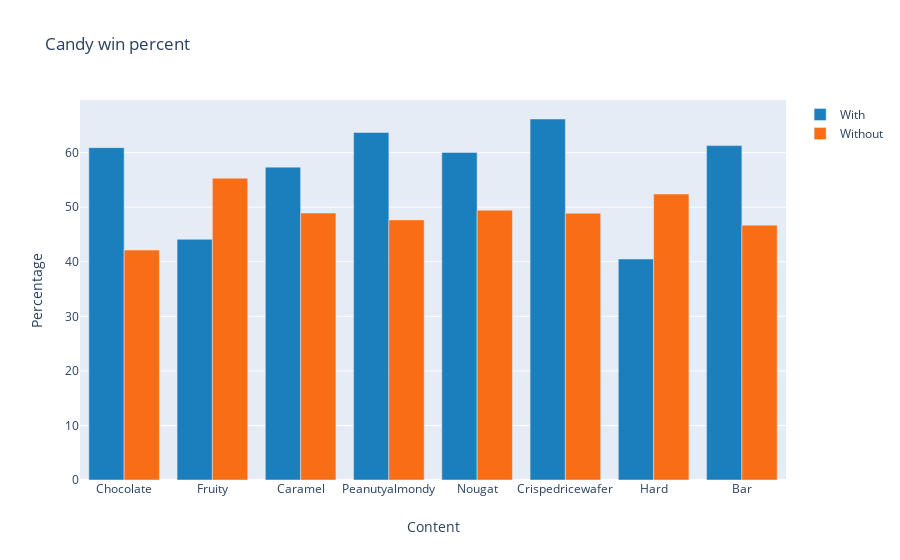

The code cell stored with this chart in its notebook:
### Markdown cell above
## 2.1. To analyze the effect on win percentage on the basis of content of the candies. Bar chart depicts how win percentage is effected with/without the presence of that content in the candy.

### Code cell
def win_content():
    trace1 = go.Bar(
        x=['Chocolate', 'Fruity', 'Caramel', 'Peanutyalmondy', 'Nougat', 'Crispedricewafer', 'Hard', 'Bar'],
        y=[df[df.chocolate == 1].winpercent.mean(), df[df.fruity == 1].winpercent.mean(), df[df.caramel == 1].winpercent.mean(),
          df[df.peanutyalmondy == 1].winpercent.mean(), df[df.nougat == 1].winpercent.mean(), df[df.crispedricewafer == 1].winpercent.mean(),
          df[df.hard == 1].winpercent.mean(), df[df.bar == 1].winpercent.mean()],
        name='With',
        marker=dict(color='#1b7fbd')
    )
    trace2 = go.Bar(
        x=['Chocolate', 'Fruity', 'Caramel', 'Peanutyalmondy', 'Nougat', 'Crispedricewafer', 'Hard', 'Bar'],
        y=[df[df.chocolate == 0].winpercent.mean(), df[df.fruity == 0].winpercent.mean(), df[df.caramel == 0].winpercent.mean(),
          df[df.peanutyalmondy == 0].winpercent.mean(), df[df.nougat == 0].winpercent.mean(), df[df.crispedricewafer == 0].winpercent.mean(),
          df[df.hard == 0].winpercent.mean(), df[df.bar == 0].winpercent.mean()],
        name='Without',
        marker=dict(color='#f96d15')
    )

    data = [trace1, trace2]
    layout = go.Layout(
        barmode='group',
        title= 'Candy win percent',
        xaxis=dict(
            title='Content'        
        )  ,
        yaxis=dict(
            title='Percentage'        
        )    
    )

    fig = go.Figure(data=data, layout=layout)
    return(fig)
py.offline.iplot(win_content())

### Figure 1 — Plotly figure (JSON) as saved in the notebook; plotly's stock layout.template omitted (floating-point values rounded to 4 significant figures)
{"data": [{"marker": {"color": "#1b7fbd"}, "name": "With", "type": "bar", "x": ["Chocolate", "Fruity", "Caramel", "Peanutyalmondy", "Nougat", "Crispedricewafer", "Hard", "Bar"], "y": [60.92, 44.12, 57.35, 63.7, 60.05, 66.17, 40.51, 61.3]}, {"marker": {"color": "#f96d15"}, "name": "Without", "type": "bar", "x": ["Chocolate", "Fruity", "Caramel", "Peanutyalmondy", "Nougat", "Crispedricewafer", "Hard", "Bar"], "y": [42.14, 55.33, 48.93, 47.68, 49.44, 48.89, 52.42, 46.71]}], "layout": {"barmode": "group", "title": {"text": "Candy win percent"}, "xaxis": {"title": {"text": "Content"}}, "yaxis": {"title": {"text": "Percentage"}}}}
